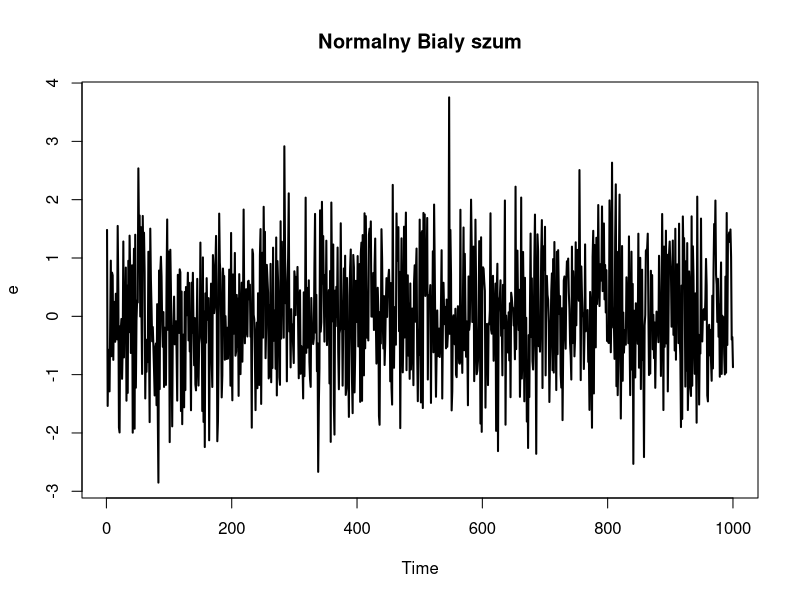
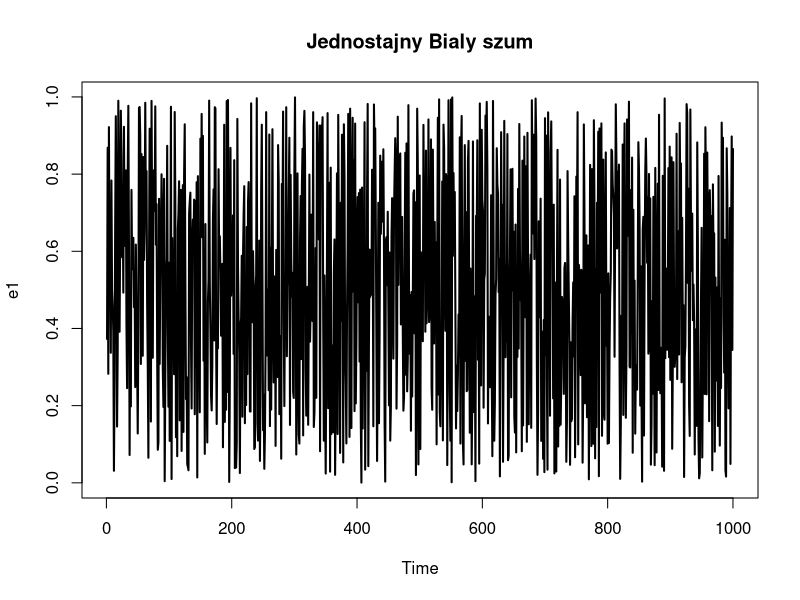
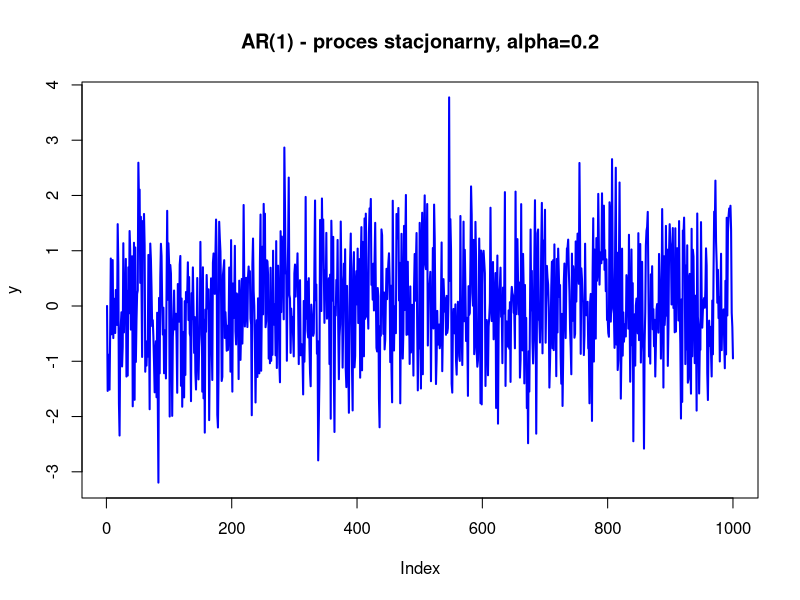
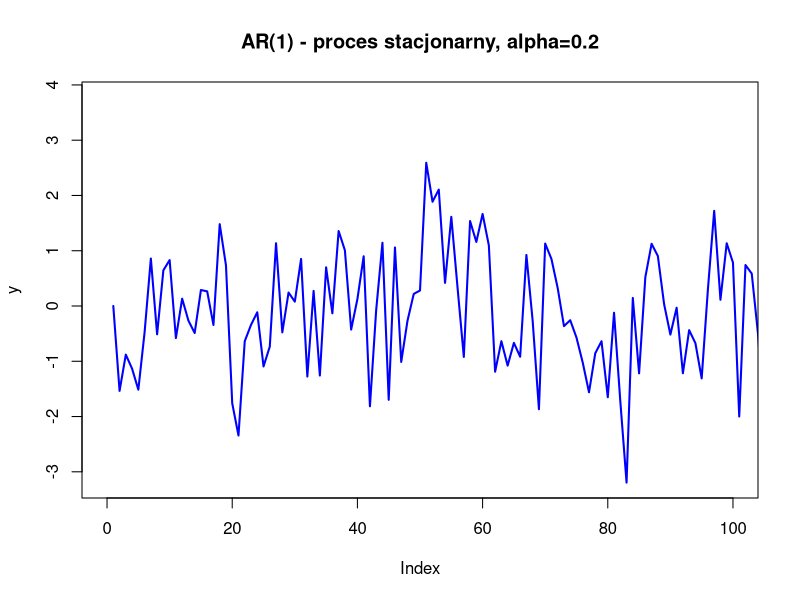
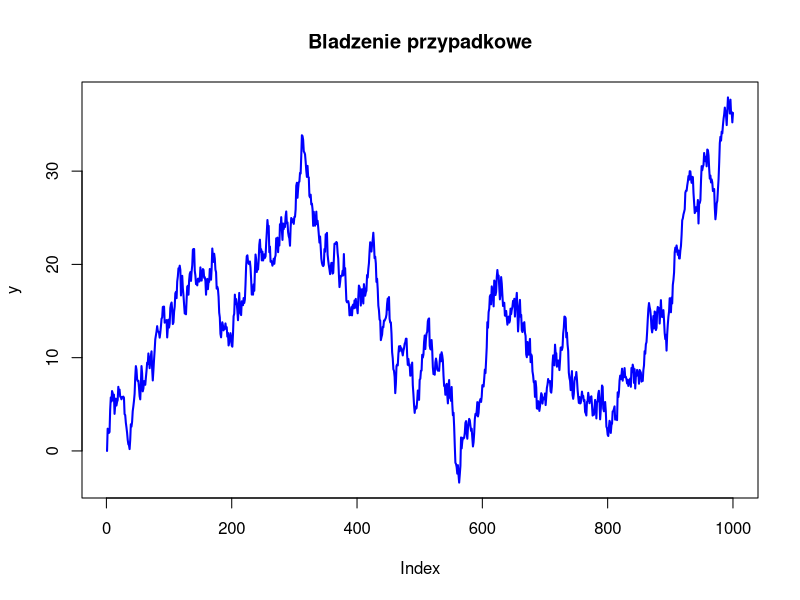
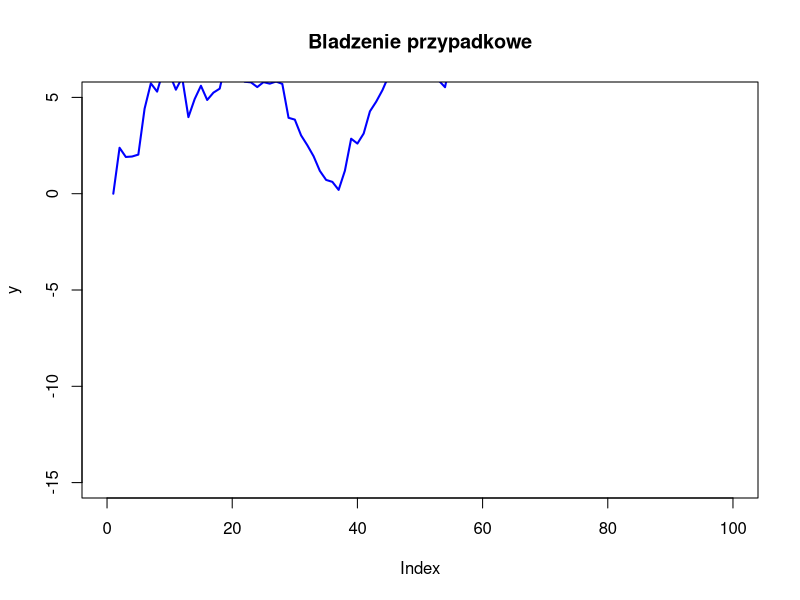
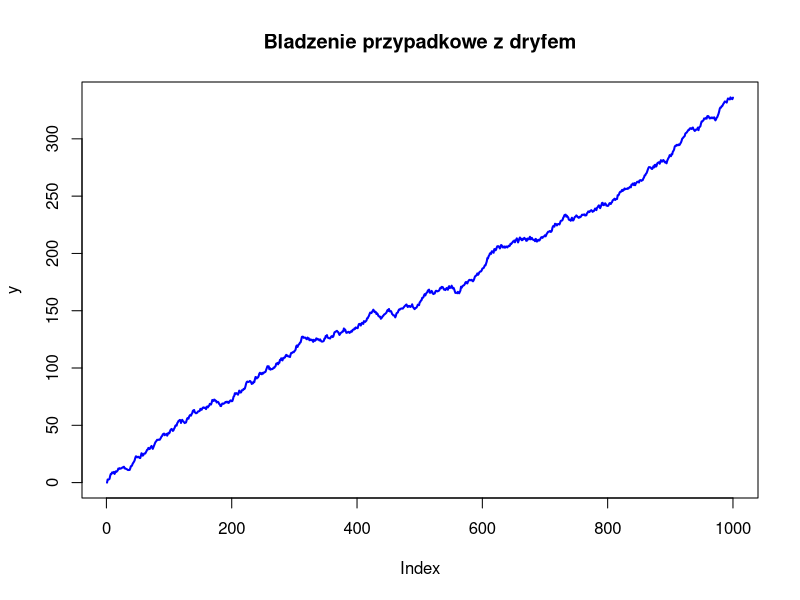
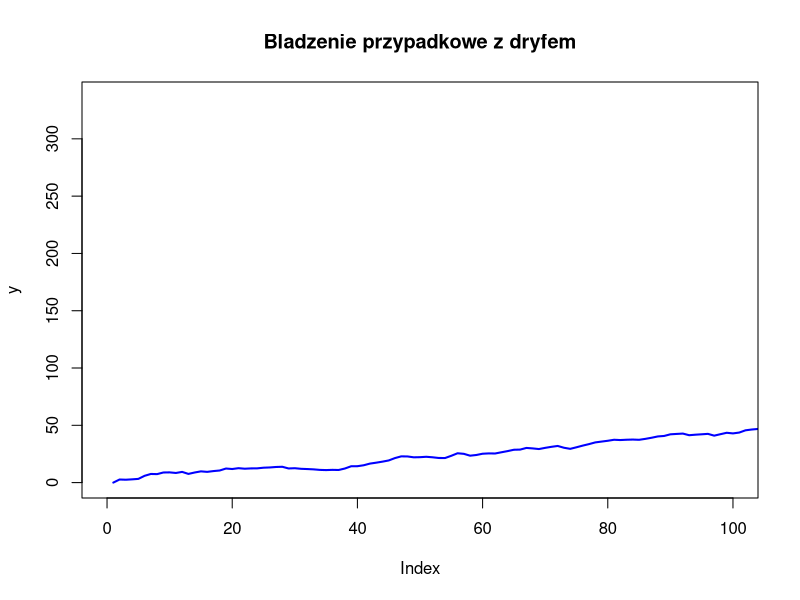

Here is the R script that generated these plots, in order:
###########################################################################
# Analiza szeregów czasowych                                              #
# semestr letni 2022                                                      #
# 5                                                                       #
# Uniwersytet Warszawski, Wydział Nauk Ekonomicznych                      #
###########################################################################

###################################################
# I. Proces stacjonarny                           #
###################################################

#############################
# a. WHITE NOISE            #
#############################

#################
# Przyklad # 1  #
#################

#n - dlugosc szeregu
n<-1000

# 1.

# biały szum (e)
# e jest białym szumem (e~WN(0,sigma^2))
e<- ts(rnorm(n,mean=0,sd=1),frequency=1)
      # rozklad normalny z wartoscia oczekiwana =0, wariancja = 1  

# wykres
plot(e,
     type = "l",      # rodzaj wykresu (l=line)
     col  = "black",  # kolor linii
     lwd  = 2,        # podwójna grubosć
     main = "Normalny Bialy szum")  #oscyluje wokol wartosci zerowej

# test Ljung-Box
# Sprawdzenie za pomoca statystyki Q, H0: szereg jest bialym szumem
Box.test(e, lag=24, type="Ljung-Box") #
             # rzad p (max 24 rzad), typ testu (ljung box spk dla malej proby)
# p-value > 0.05 -> brak podstaw do odrzucenia hipotezy ze szereg jest bialym szumem
#p-value < 0.05 -> odrzucamy H0

# test Box-Pierce
# Sprawdzenie za pomoca statystyki Q, H0: szereg jest bialym szumem
Box.test(e, lag=24, type="Box-Pierce")


#################
# Przyklad # 2  #
#################

# biały szum (e)
# e1 jest białym szumem (e~U[0,1])
e1<- ts(runif(n,min =0, max = 1), frequency=1)
        # rozklad jednostajny na przedziale od 0 do 1
# bialy szum musi oscylowa wokol 0.5

# wykres
plot(e1,
     type = "l",      # rodzaj wykresu (l=line)
     col  = "black",  # kolor linii
     lwd  = 2,        # podwójna grubosć
     main = "Jednostajny Bialy szum")


# test Ljung-Box
# Sprawdzenie za pomoca statystyki Q, H0: szereg jest bialym szumem
Box.test(e1, lag=24, type="Ljung-Box")

# test Box-Pierce
# Sprawdzenie za pomoca statystyki Q, H0: szereg jest bialym szumem
Box.test(e1, lag=24, type="Box-Pierce")


###################################################
# b. Proces AR(1) - proces stacjonarny            #
#                                                 #
# y_t=alpha*y_t-1+e_t, |alpha|<1                  #
###################################################

# tworzymy wektor y wypełniony zerami
y  <- rep(0,n) 

alpha=0.2
#alpha=0.7
#alpha=-0.7
#alpha=0.9
for(i in 2:n)  y[i] <- alpha*y[i - 1] + e[i]



# wykres
plot(y,
     type = "l",
     col  = "blue",
     lwd  = 2,
     main = "AR(1) - proces stacjonarny, alpha=0.2")


plot(y,
     type = "l",
     col  = "blue",
     lwd  = 2,
     xlim=c(0,100),
     main = "AR(1) - proces stacjonarny, alpha=0.2")


###################################################
# II. Proces niestacjonarny                       #
###################################################


#############################
# a. Bladzenie przypadkowe  #
#############################

#n - dlugosc szeregu
n<-1000

# e jest białym szumem (e~WN(0,sigma^2))
e<- ts(rnorm(n,mean=0,sd=1),frequency=1)


# tworzymy wektor y wypełniony zerami
y  <- rep(0,n)

for(i in 2:n)  y[i] <- y[i - 1] + e[i]



# wykres
plot(y,
     type = "l",
     col  = "blue",
     lwd  = 2,
     main = "Bladzenie przypadkowe")


plot(y,
     type = "l",
     col  = "blue",
     lwd  = 2,
     xlim=c(0,100),
     ylim = c(-15,5),
     main = "Bladzenie przypadkowe")




######################################
# b. Bladzenie przypadkowe z dryfem  #
######################################

# tworzymy wektor y wypełniony zerami
y  <- rep(0,n)

mu=1
mu=0.1
mu=0.3
for(i in 2:n)  y[i] <- mu+y[i - 1] + e[i]



# wykres
plot(y,
     type = "l",
     col  = "blue",
     lwd  = 2,
     main = "Bladzenie przypadkowe z dryfem")

plot(y,
     type = "l",
     col  = "blue",
     lwd  = 2,
     xlim=c(0,100),
     main = "Bladzenie przypadkowe z dryfem")


###########################################
# c. Proces niestacjonarny alfa>1         #
###########################################

# tworzymy wektor y wypełniony zerami
y  <- rep(0,n)

alpha=1.01
for(i in 2:n)  y[i] <- alpha*y[i - 1] + e[i]



# wykres
plot(y,
     type = "l",
     col  = "blue",
     lwd  = 2,
     main = "Zmienna niestacjonarna")

plot(y,
     type = "l",
     col  = "blue",
     lwd  = 2,
     xlim=c(0,100),
     main = "Zmienna niestacjonarna")



# Jesli alfa > 1, to mamy  niestacjonarny szereg czasowy. 
# W tej konfiguracji, mozna uzyskac wygladzony szereg czasowy, który w końcu eksploduje. 

  

###################################################
# III. Regresje pozorne                           #
# Eksperyment Newbolda-Daviesa                    #
###################################################


# Utwórzmy zbior z 50 obserwacjami dwóch par zmiennych:
# 1) e1 i e2, niezależne względem siebie, obie IID, a zatem obie stacjonarne
# 2) y i x, niezależne względem siebie, obie będące błądzeniem losowym, a zatem obie niestacjonarne

# tworzymy tablicę x. y wypełnioną zerami
x  <- array(0, 50)
y  <- array(0, 50)
e1 <- rnorm(50, mean=0, sd=1)
e2 <- rnorm(50, mean=0, sd=1)

for(i in 2:50){
  x[i] <- x[i - 1] + e1[i]
  y[i] <- y[i - 1] + e2[i]
}

# 2.
# Regresja zmiennych stacjonarnych
model1 <- lm(e1 ~ e2)

# obejrzymy podsumowanie
summary(model1)

# sprawdźmy autokorelację reszt
library(lmtest)
dwtest(model1, alternative = "two.sided")


bg1 <- bgtest(model1, order = 1)
bg1
#brak autokorelacji reszt dla zmiennych stacjonarnych

# Regresja zmiennych niestacjonarnych
model2 <- lm(y ~ x)

# obejrzyjmy podsumowanie
summary(model2)

# sprawdźmy autokorelację reszt
dwtest(model2, alternative = "two.sided")


bg2 <- bgtest(model2, order = 1)
bg2


# Jaka byłaby interpretacja otrzymanych wyników?
#nie mozemy zmiennych niestacjonarnych uzywac w modelach, bo dostaemy regresje pozorna